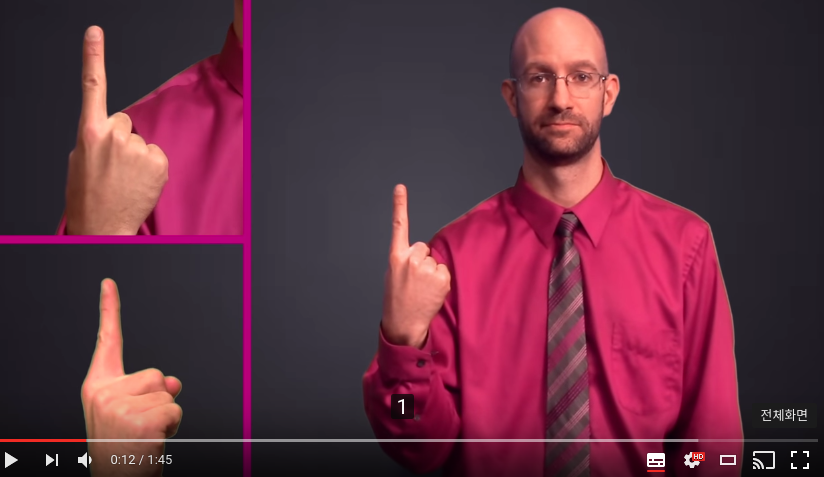
#> input picture 2017_Spring/opencv_tutorials/ASL_one_youtube.png, 824 x 477 px
$ python ot13_corner.py
#> lines starting #> are read from the running program, lines starting #| are printed output that depends on the picture; after the words box and inside, x2 and y2 are one past the last pixel; in counts of white or black regions, pixels touching at a corner belong together
# ot13_corner.py - corner detection
#	to track motion
#	to do 3D modeling,
#	to recognize objects, shapes, and characters.
# ref
# - https://pythonprogramming.net/corner-detection-python-opencv-tutorial/
# - http://docs.opencv.org/3.0-beta/modules/imgproc/doc/feature_detection.html#goodfeaturestotrack

import cv2
import numpy as np

# [17 lines of commented-out code are left out]


### with our data ###
img = cv2.imread('ASL_one_youtube.png')
#> img is the input picture: shape (477, 824, 3); mean B, G, R 64.3, 47.7, 94.3

gray = cv2.cvtColor(img, cv2.COLOR_BGR2GRAY)
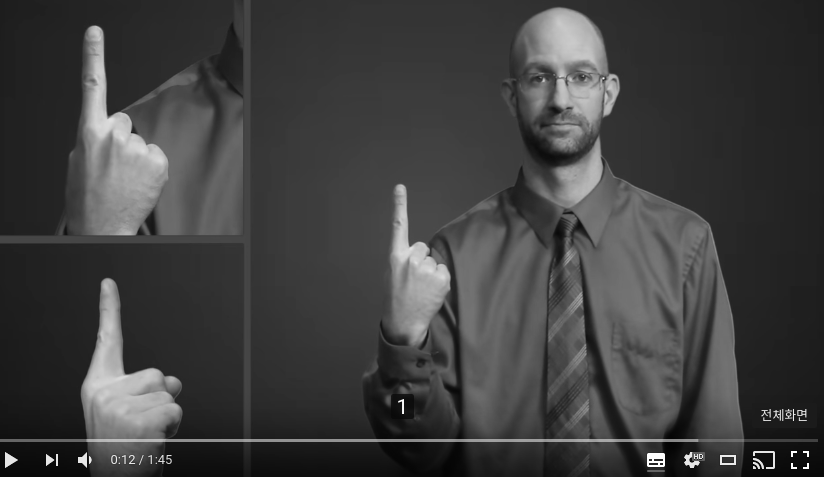
#> gray: shape (477, 824); min 3, max 255, mean 63.5

edges = cv2.Canny(gray, 50, 150) # cv2.Canny(image, threshold1, threshold2)
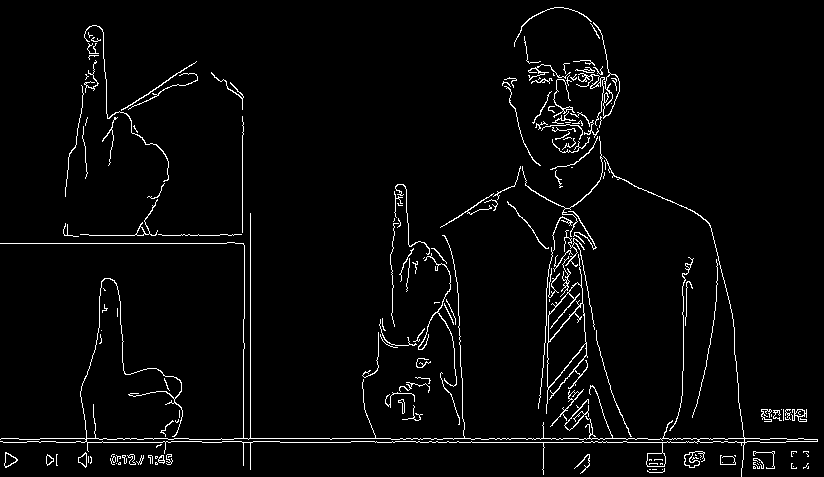
#> edges: shape (477, 824); 3.2% white in thin lines or dots
# cv2.imshow('edges', edges)
edges = np.float32(edges)
#> edges: shape (477, 824) float32; 3.2% white in thin lines or dots

# goodFeaturesToTrack(image, maxCorners, qualityLevel, minDistance)
corners = cv2.goodFeaturesToTrack(edges, 100, 0.01, 10)
#> corners = 100 rows, first 8: [115, 118], [5, 452], [744, 442], [555, 139], [575, 131], [688, 282], [572, 222], [93, 51]
corners = np.int0(corners)

for corner in corners:
	x,y = corner.ravel()
	cv2.circle(img, (x,y), 3, 255, -1)
#> this loop made 100 passes
#> (x, y) on passes 1 to 12: (115, 118), (5, 452), (744, 442), (555, 139), (575, 131), (688, 282), (572, 222), (93, 51), (691, 460), (610, 436), (570, 146), (606, 93)
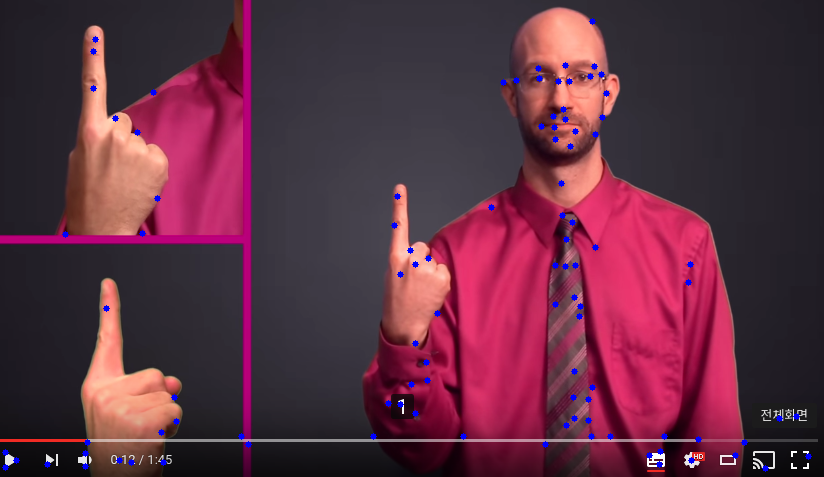
#> img: shape (477, 824, 3); 0.74% of pixels changed, all inside (x1, y1, x2, y2) = (2, 18, 812, 472)

cv2.imshow('Corner', img)
cv2.waitKey(0)
cv2.destroyAllWindows()
